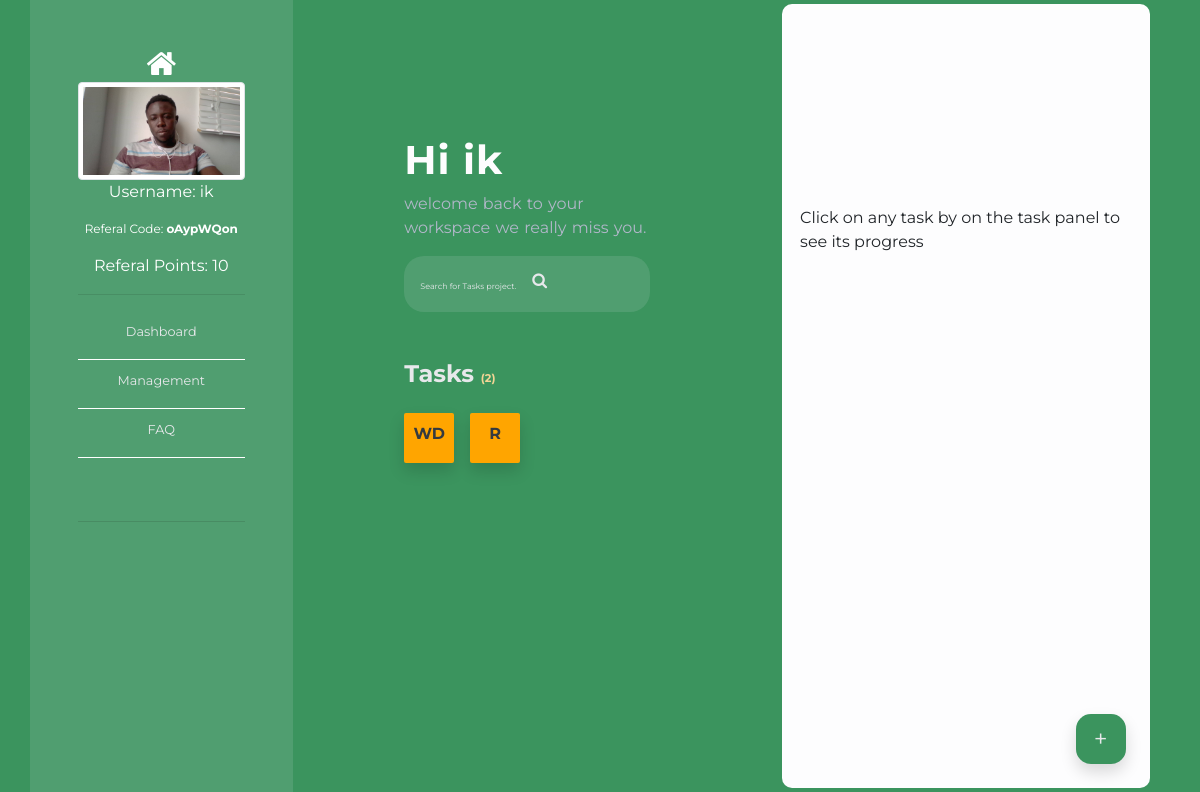
Page /dashboard/ (signed in) on the earlier database version.
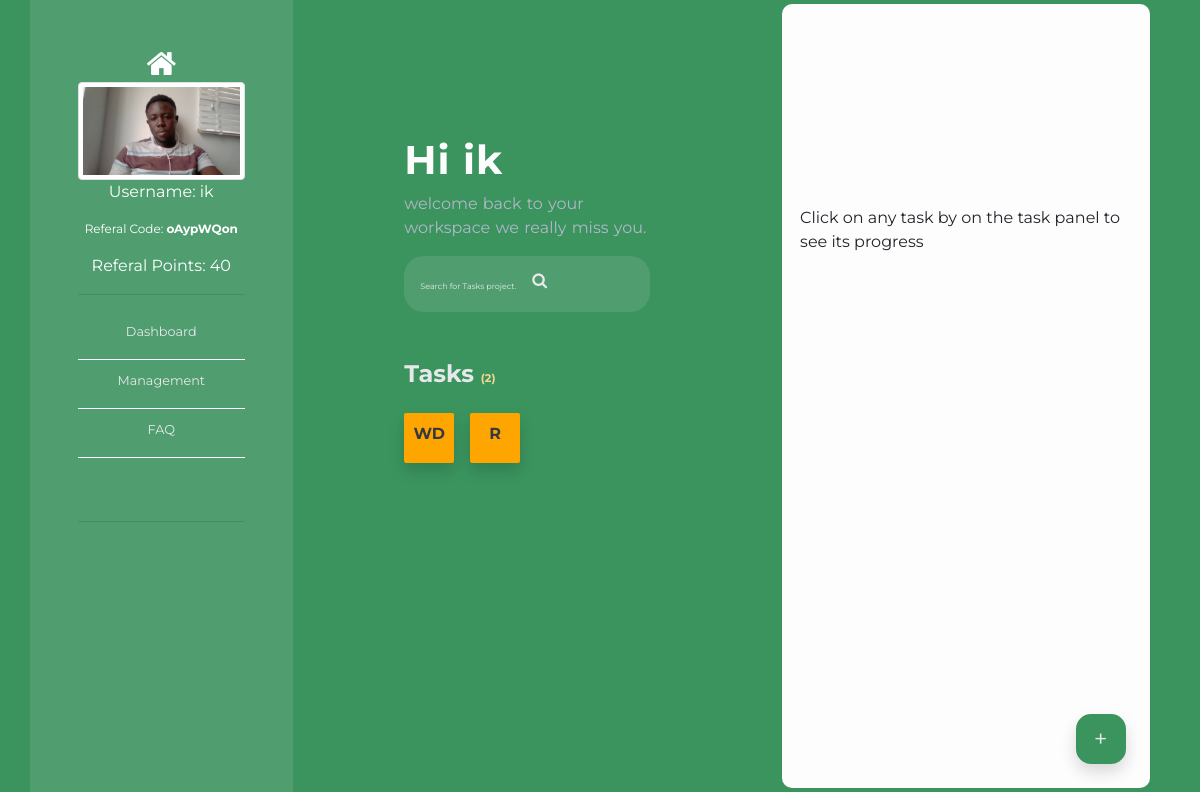
Same page on the later database version.
### Accounts/models.py (models this page shows, shortened)
class CustomUser(AbstractUser):
	is_active=models.BooleanField(default=True)
	address = models.CharField(max_length=150, default="lagos")
	phone = models.CharField(max_length=150, default="08000012345")
	referal_code= models.CharField(null=True, blank=True, max_length=50)
	referal_point =models.PositiveIntegerField(default=0)
	reward = MoneyField(decimal_places=2, max_digits=8,default_currency="NGN",default=0.00)
	profile_picture = models.ImageField( upload_to="profile", default="profile/logo.png")

### Jobs/models.py (models this page shows, shortened)
class Order(models.Model):
    title = models.CharField(max_length=50)
    name = models.CharField( max_length=50)
    abbr = models.CharField(max_length=50, default="abc")
    category = models.CharField( max_length=50)
    sub_cat = models.CharField( max_length=50)
    deadlines =models.CharField( max_length=50)
    total = MoneyField(decimal_places=2, max_digits=8,default_currency="NGN",default=0.00)
    email = models.EmailField( max_length=254)
    phone = models.CharField(max_length=50)
    reference = models.CharField( max_length=50)
    description = RichTextField(null=True)
    user_id  = models.IntegerField(default=0,null=True)
    status = models.IntegerField(default=1)

### home/views.py (the view)
# urls.py: path("dashboard/", views.dashboard, name="dashboard"),
@login_required(login_url='/account/login')
def dashboard(request):
    if request.user.is_staff == True:
        return redirect("admin_page")
    template = "home/dashboard.html"
    jobs = jo.Order.objects.filter(user_id=request.user.id)
    acronyms = ["".join([leter[0] for leter in job.title.split(" ")])
                for job in jobs]
    counter = jo.Order.objects.filter(user_id=request.user.id).count()
    category = Acct.Categories.objects.all()
    context = {
        "jobs": jobs,
        "acronyms": acronyms,
        "counter": counter,
        "category": category,
    }
    return render(request, template, context)

### templates/home/dashboard.html (shortened to what this page needs)
{% load static %}
{% load crispy_forms_tags %}
<!doctype html>
<html lang="en">
  <head>
    <link rel="stylesheet" href="https://stackpath.bootstrapcdn.com/bootstrap/4.3.1/css/bootstrap.min.css">
    <link rel="stylesheet" href="https://stackpath.bootstrapcdn.com/font-awesome/4.7.0/css/font-awesome.min.css">
    <link rel="stylesheet" href="{% static 'css/dash.css' %}">
  </head>
  <body style="height: 100%;">
    <div class="area">
      <div class="container-fluid">
        <div class="container">
          <div class="row">
            <div class="col-md-3">
              <div class="sidenav col-md-12 d-flex flex-column align-items-center p-lg-5" style="height: 100vh; background:#E7E8EB20;">
                <div class="prof-img ">
                  <div class="d-flex justify-content-center">
                    <a class="text-white" href="{% url 'index' %}"><i style="font-size: 2em" class="fa fa-home" aria-hidden="true"></i></a>
                  </div>
                  <img class="img-fluid img-thumbnail" src="{{request.user.profile_picture.url}}" alt="" srcset="">
                  <p class="text-center text-white">Username: {{request.user.username}}</p>
                  <p style="font-size: 0.75rem" class="text-center text-white">Referal Code: <b>{{request.user.referal_code}}</b> </p>
                  <p class="text-center text-white">Referal Points: {{request.user.referal_point}} </p>
                  <hr class="">
                </div>
                <div class="panels" style="width:100%; height: 30%; border-bottom: 1px solid rgba(17, 17, 19, 0.125)">
                  <div class="text-center das pt-2 pb-3" style=" border-bottom: 1px solid white;">
                    <li><a href="javascript:void(0)" onclick="window.location.reload();">Dashboard</a></li>
                  </div>
                  <div class="text-center das pt-2 pb-3" style=" border-bottom: 1px solid white;">
                      <li><a href="javascript:void(0)" onclick="settings({{request.user.id}})">Management</a></li>
                  </div>
                  <div class="text-center das pt-2 pb-3" style=" border-bottom: 1px solid white;">
                      <li><a href="#dashboard">FAQ</a></li>
                  </div>
                </div>
                </div>
            </div>
            <div class="col-md-9" id="main-areas">
              <div class="row">
                <div class="col-md-6 me mt-4">
              <div class=" d-flex flex-column contains align-items-start pt-lg-x">
                <div class="segment">
                  <div class="name pt-5 pt-lg-0">
                    <h3 >Hi {{request.user.username}} </h3>
                  </div>
                  <div class="p">
                      <p > welcome back to your workspace we really miss you.</p>
                  </div>
                  <div class="">
                      <div class="input-group position-relative p-lg-2 search">
                            <input class="p-2 phones" type="text" placeholder="Search for Tasks project..." name="project" id="project">
                          <i class="fa fa-search pt-2 pr-2 pl-2"></i>
                      </div>
                  </div>
                  <div class="proj-icon pt-2  pt-lg-5">
                    <h4 >Tasks <span><small>({{counter}})</small></span></h4>
                    <div class=" boxes d-flex flex-wrap justify-content-evenly">
                      {% for job in jobs %}
                      {% with index=forloop.counter %}
                        <div class="shadow box d-flex justify-content-center align-items-center"><h6><a class="text-dark" href="javascript:void(0)" onclick="load_content('{{job.reference}}')">{{job.abbr}}</a></h6></div>
                        {% endwith%}
                      {% endfor %}
                    </div>
                  </div>
                </div>
              </div>
              </div>
              <div class="col-md-6 tasks">
                  <div class="white-back d-flex flex-column align-items-start justify-content-start pt-5 loading">
                  <div class="segment2 d-flex justify-content-center align-items-center" style="height: 100%;">
                    Click on any task by on the task panel to see its progress
                  </div>
                  <div class="d-flex justify-content-end align-items-end p-4" style="width: 100%; height: 100%;">
                  <a style="background: transparent;border: none;" href="{% url 'jobCreate' %}"><button class="shadow add-button" >+</button></a>
                  </div>
                  </div>
                  </div>
              </div>
            </div>
          </div>
      </div>
      </div>
    </div>
  </body>
</html>

### assets/css/dash.css (style rules this page uses)
body { font-family: 'Montserrat', sans-serif; min-width: 300px; }
.tasks { height:100%; width:100%; margin: auto; }
.me { height: 100%; width: 100%; }
.contains { height: 100%; }
.name h3 { color: #FDFDFE; font-size: 2.5rem; letter-spacing: 1px; font-weight: bold; }
.segment { max-width: 60%; margin: 0 auto; }
.segment2 { max-width: 100%; margin: 0 auto; width: 90%; }
.p p { color:rgb(177, 183, 201); word-spacing: 1px; }
.sidenav { display: none !important; }
@media only screen and (min-width:1200px) { .container { max-width: 1920px; } }
@media only screen and (min-width:1200px) { .sidenav { display: block !important; } }
@media only screen and (min-width:1200px) { .tasks { height: 100vh; } }
.phones { width: 60%; border: 0px; background: transparent; }
.search { background-color: #E7E8EB20; border-radius: 20px; width: 100%; }
.search i { color: #E7E8EB; font-size:1.5rem }
.search input { width: 75%; }
.search input::placeholder { color: #E7E8EB; font-size: 0.8rem; }
.proj-icon h4, .proj-icon small, .proj-icon h6 { color: #E7E8EB; font-weight: bold; }
.proj-icon small { color: rgb(243, 213, 149); font-size: 0.7rem; }
.box { background-color: orange; width: 50px; height: 50px; margin: 1rem 1rem 0 0; border-radius: 2px; }
.white-back { background-color:#FDFDFE ; width: 90%; margin: 1% auto; height: 98%; border-radius: 10px; }
.add-button { background-color: #3B945E; width: 50px; height: 50px; border: 0; border-radius: 15px; color: #E7E8EB; font-size: 1.5rem; }
.das a { color: #E7E8EB; }
.das li { list-style: none; }
.area { background: #3B945E; width: 100%; height:100%; }
@media (min-width:768px) { .search input { width: 7rem; } }
@media (min-width:768px) { .search input::placeholder { color: #E7E8EB; font-size: 0.5rem; } }
@media (min-width:768px) { .search i { color: #E7E8EB; font-size:1rem; } }
@media (min-width:768px) { .pt-lg-x { padding-top: 7rem !important; } }
@media (min-width:768px) { .sidenav { display: block !important; } }
@media (min-width:768px) { .panels a { font-size:0.8rem; } }

Differences in the rows shown:
changed CustomUser "ik": user.referal_point "10" → "40"
